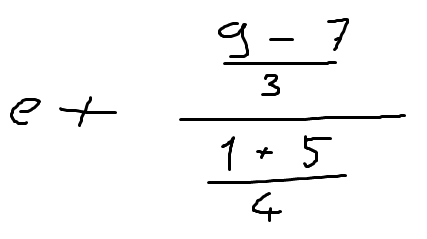
#> input picture codes/ModelCodes/TestImages/ToStringTests_1.png, 427 x 239 px, given in place of sqrt_6.png, which was not available
$ jupyter execute --allow-errors ImageProcessing.ipynb   (text cells are left out)
#> lines starting #> are read from the running program, lines starting #| are printed output that depends on the picture; after the words box and inside, x2 and y2 are one past the last pixel; in counts of white or black regions, pixels touching at a corner belong together; pictures that were not available may be replaced by others from this repository, and a replacement may not be noted
#> further down, img is the input picture: shape (239, 427); min 0, max 255, mean 246.7
#> `blur = cv2.GaussianBlur(img,(3,3),1)`:
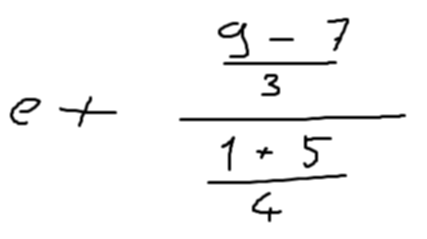
#> blur: shape (239, 427); min 0, max 255, mean 246.7
#> `_, thresh = cv2.threshold(blur,0, 255, cv2.THRESH_BINARY_INV + cv2.THR..`:
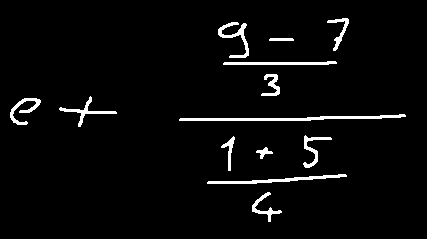
#> thresh: shape (239, 427); 3.5% white; 13 white regions
#> `contours, _ = cv2.findContours(thresh, cv2.RETR_EXTERNAL, cv2.CHAIN_AP..`: contours = 13 contours; largest, box (x1, y1, x2, y2) and area: (179, 114, 406, 121) 463, (207, 174, 347, 184) 304, (218, 22, 249, 58) 244, (223, 61, 337, 65) 227, (10, 98, 41, 125) 202
[cell 1]
import torch
import torch.nn as nn
import torch.nn.functional as F
import os


class_to_name = {}
dataset_path = r"..\..\dataset\mainDataset"

epoch_amount = 250
batch_size = 32
rotation = 5
terminate_epoch = 125
dataset = "mainDataset/"

#> (the rest of this cell did not finish here and is left out)

[cell 2]
from torchvision import datasets, transforms
from torch.utils.data import DataLoader

#> (the rest of this cell did not finish here and is left out)

[cell 3]
from typing import List, Dict
import numpy as np
import cv2
from PIL import Image

chosen_model = 17

#> (the rest of this cell did not finish here and is left out)

[cell 4]
img_paths = [ f"E:\Python_Projeler\ComputerVisionProjects\FinalProject\codes\ModelCodes\TestImages\sqrt_0.png"
             ,f"E:\Python_Projeler\ComputerVisionProjects\FinalProject\codes\ModelCodes\TestImages\sqrt_1.png"
             ,f"E:\Python_Projeler\ComputerVisionProjects\FinalProject\codes\ModelCodes\TestImages\sqrt_2.png"
             ,f"E:\Python_Projeler\ComputerVisionProjects\FinalProject\codes\ModelCodes\TestImages\sqrt_3.png"
             ,f"E:\Python_Projeler\ComputerVisionProjects\FinalProject\codes\ModelCodes\TestImages\sqrt_4.png"
             ,f"E:\Python_Projeler\ComputerVisionProjects\FinalProject\codes\ModelCodes\TestImages\sqrt_5.png"
             ,f"E:\Python_Projeler\ComputerVisionProjects\FinalProject\codes\ModelCodes\TestImages\sqrt_6.png"
             ,f"E:\Python_Projeler\ComputerVisionProjects\FinalProject\codes\ModelCodes\TestImages\sqrt_7.png"
             ,f"E:\Python_Projeler\ComputerVisionProjects\FinalProject\codes\ModelCodes\TestImages\sqrt_8.png"
             ,f"E:\Python_Projeler\ComputerVisionProjects\FinalProject\codes\ModelCodes\TestImages\sqrt_9.png"
             ]           #f"./TestImages/ToStringTests_1.png", f"./TestImages/ToStringTests_2.png", f"./TestImages/deneme_4.png", f"./TestImages/exponential_test.png" ] #

img_paths = [ f"E:\Python_Projeler\ComputerVisionProjects\FinalProject\codes\ModelCodes\TestImages\sqrt_6.png"]

Processes = []
#> (the rest of this cell did not finish here and is left out)

$ run again, on codes/ModelCodes/TestImages/ToStringTests_2.png
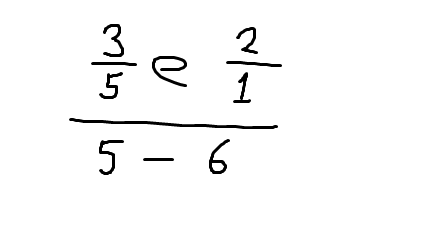
#> input picture codes/ModelCodes/TestImages/ToStringTests_2.png, 427 x 239 px, given in place of sqrt_6.png, which was not available
#> img is the input picture: shape (239, 427); min 0, max 255, mean 248.6
#> `blur = cv2.GaussianBlur(img,(3,3),1)`:
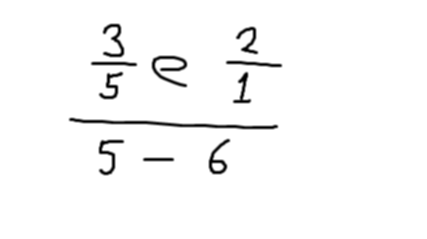
#> blur: shape (239, 427); min 0, max 255, mean 248.6
#> `_, thresh = cv2.threshold(blur,0, 255, cv2.THRESH_BINARY_INV + cv2.THR..`:
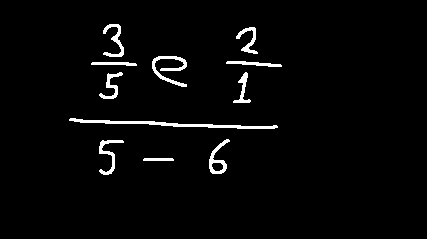
#> thresh: shape (239, 427); 2.7% white; 11 white regions
#> contours = 11 contours; largest, box (x1, y1, x2, y2) and area: (69, 118, 278, 129) 452, (209, 139, 230, 174) 277, (152, 56, 187, 87) 256, (103, 24, 124, 57) 181, (99, 140, 124, 175) 178

$ run again, on codes/ModelCodes/TestImages/deneme_4.png
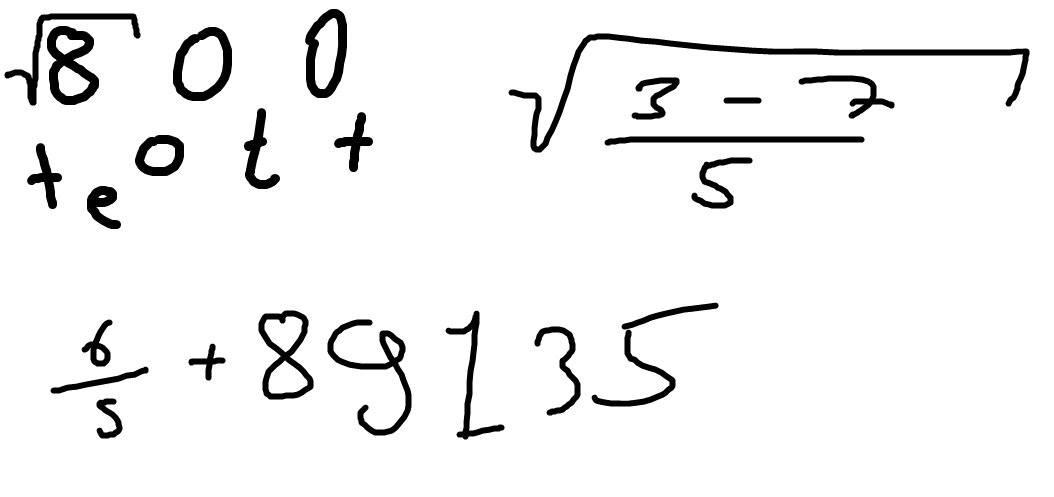
#> input picture codes/ModelCodes/TestImages/deneme_4.png, 1054 x 497 px, given in place of sqrt_6.png, which was not available
#> img is the input picture: shape (497, 1054); min 0, max 255, mean 240.8
#> `_, thresh = cv2.threshold(blur,0, 255, cv2.THRESH_BINARY_INV + cv2.THR..`:
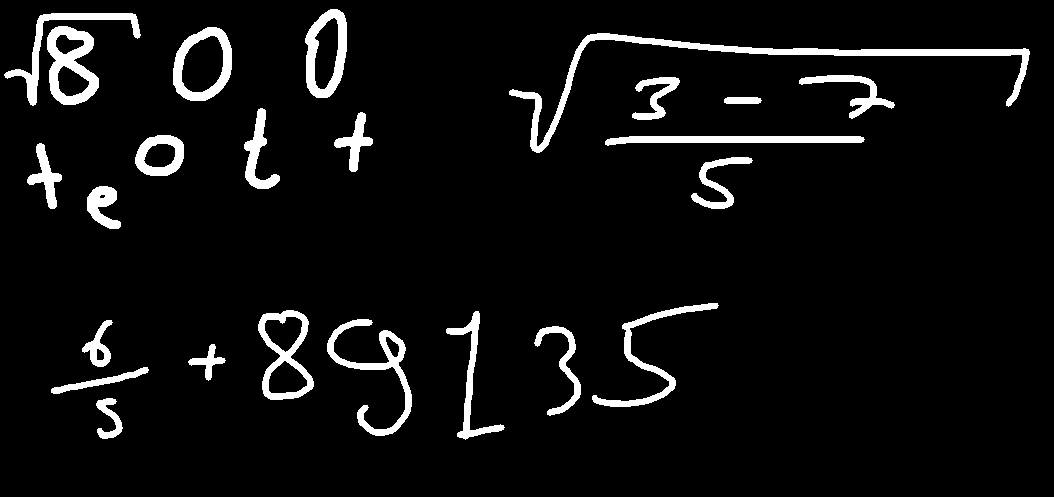
#> thresh: shape (497, 1054); 5.9% white; 24 white regions
#> contours = 24 contours; largest, box (x1, y1, x2, y2) and area: (509, 33, 1030, 153) 3888, (173, 27, 232, 101) 3356, (258, 310, 314, 400) 3305, (47, 26, 99, 105) 2908, (305, 9, 347, 98) 2881
